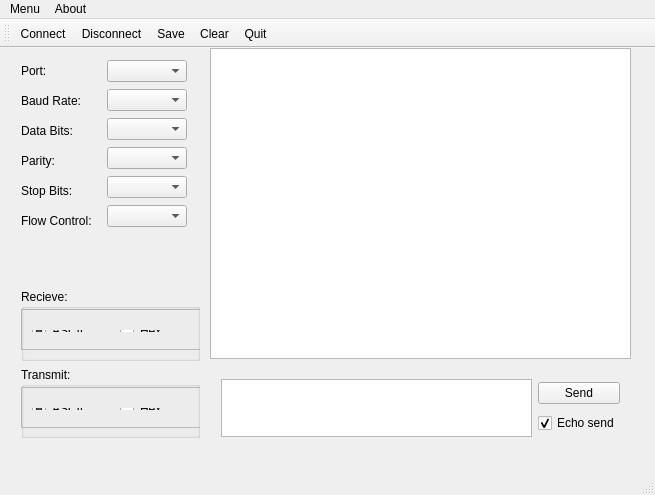
<?xml version="1.0" encoding="UTF-8"?>
<ui version="4.0">
 <class>MainWindow</class>
 <widget class="QMainWindow" name="MainWindow">
  <property name="geometry">
   <rect>
    <x>0</x>
    <y>0</y>
    <width>655</width>
    <height>495</height>
   </rect>
  </property>
  <property name="windowTitle">
   <string>Serial Port</string>
  </property>
  <widget class="QWidget" name="centralWidget">
   <widget class="QWidget" name="layoutWidget">
    <property name="geometry">
     <rect>
      <x>10</x>
      <y>0</y>
      <width>188</width>
      <height>196</height>
     </rect>
    </property>
    <layout class="QHBoxLayout" name="horizontalLayout">
     <item>
      <layout class="QVBoxLayout" name="verticalLayout_2">
       <item>
        <widget class="QLabel" name="portLable">
         <property name="text">
          <string>Port:</string>
         </property>
        </widget>
       </item>
       <item>
        <widget class="QLabel" name="BaudRateLable">
         <property name="text">
          <string>Baud Rate:</string>
         </property>
        </widget>
       </item>
       <item>
        <widget class="QLabel" name="dataBitsLable">
         <property name="text">
          <string>Data Bits:</string>
         </property>
        </widget>
       </item>
       <item>
        <widget class="QLabel" name="ParityLable">
         <property name="text">
          <string>Parity:</string>
         </property>
        </widget>
       </item>
       <item>
        <widget class="QLabel" name="stopBitsLable">
         <property name="text">
          <string>Stop Bits:</string>
         </property>
        </widget>
       </item>
       <item>
        <widget class="QLabel" name="flowcontrolLable">
         <property name="text">
          <string>Flow Control:</string>
         </property>
        </widget>
       </item>
      </layout>
     </item>
     <item>
      <layout class="QVBoxLayout" name="verticalLayout">
       <item>
        <widget class="QComboBox" name="portNameBox"/>
       </item>
       <item>
        <widget class="QComboBox" name="baudRateBox"/>
       </item>
       <item>
        <widget class="QComboBox" name="dataBitBox"/>
       </item>
       <item>
        <widget class="QComboBox" name="parityBox"/>
       </item>
       <item>
        <widget class="QComboBox" name="stopBitBox"/>
       </item>
       <item>
        <widget class="QComboBox" name="flowcontrlBox"/>
       </item>
      </layout>
     </item>
    </layout>
   </widget>
   <widget class="QTextBrowser" name="textBrowser">
    <property name="geometry">
     <rect>
      <x>210</x>
      <y>0</y>
      <width>421</width>
      <height>311</height>
     </rect>
    </property>
   </widget>
   <widget class="QWidget" name="layoutWidget">
    <property name="geometry">
     <rect>
      <x>210</x>
      <y>320</y>
      <width>421</width>
      <height>80</height>
     </rect>
    </property>
    <layout class="QHBoxLayout" name="horizontalLayout_2">
     <item>
      <widget class="QTextEdit" name="dataToSendEdit"/>
     </item>
     <item>
      <layout class="QVBoxLayout" name="verticalLayout_3">
       <item>
        <widget class="QPushButton" name="sendButton">
         <property name="text">
          <string>Send</string>
         </property>
        </widget>
       </item>
       <item>
        <widget class="QCheckBox" name="echoSendCheckBox">
         <property name="text">
          <string>Echo send</string>
         </property>
         <property name="checked">
          <bool>true</bool>
         </property>
        </widget>
       </item>
      </layout>
     </item>
    </layout>
   </widget>
   <widget class="QWidget" name="layoutWidget">
    <property name="geometry">
     <rect>
      <x>10</x>
      <y>230</y>
      <width>201</width>
      <height>171</height>
     </rect>
    </property>
    <layout class="QVBoxLayout" name="verticalLayout_4">
     <item>
      <widget class="QGroupBox" name="rxConfigGroup">
       <property name="title">
        <string>Recieve:</string>
       </property>
       <widget class="QFrame" name="frame">
        <property name="geometry">
         <rect>
          <x>0</x>
          <y>20</y>
          <width>191</width>
          <height>41</height>
         </rect>
        </property>
        <property name="frameShape">
         <enum>QFrame::StyledPanel</enum>
        </property>
        <property name="frameShadow">
         <enum>QFrame::Raised</enum>
        </property>
        <widget class="QWidget" name="layoutWidget">
         <property name="geometry">
          <rect>
           <x>0</x>
           <y>10</y>
           <width>191</width>
           <height>24</height>
          </rect>
         </property>
         <layout class="QHBoxLayout" name="horizontalLayout_3">
          <item>
           <widget class="QRadioButton" name="rxAsciiChecked">
            <property name="text">
             <string>ASCII</string>
            </property>
            <property name="checked">
             <bool>true</bool>
            </property>
           </widget>
          </item>
          <item>
           <widget class="QRadioButton" name="rxHexChecked">
            <property name="layoutDirection">
             <enum>Qt::LeftToRight</enum>
            </property>
            <property name="text">
             <string>Hex</string>
            </property>
           </widget>
          </item>
         </layout>
        </widget>
       </widget>
      </widget>
     </item>
     <item>
      <widget class="QGroupBox" name="txConfigGroup">
       <property name="title">
        <string>Transmit:</string>
       </property>
       <widget class="QFrame" name="frame_2">
        <property name="geometry">
         <rect>
          <x>0</x>
          <y>20</y>
          <width>191</width>
          <height>41</height>
         </rect>
        </property>
        <property name="frameShape">
         <enum>QFrame::StyledPanel</enum>
        </property>
        <property name="frameShadow">
         <enum>QFrame::Raised</enum>
        </property>
        <widget class="QWidget" name="layoutWidget">
         <property name="geometry">
          <rect>
           <x>0</x>
           <y>10</y>
           <width>191</width>
           <height>24</height>
          </rect>
         </property>
         <layout class="QHBoxLayout" name="horizontalLayout_4">
          <item>
           <widget class="QRadioButton" name="txAsciiChecked">
            <property name="text">
             <string>ASCII</string>
            </property>
            <property name="checked">
             <bool>true</bool>
            </property>
           </widget>
          </item>
          <item>
           <widget class="QRadioButton" name="txHexChecked">
            <property name="text">
             <string>Hex</string>
            </property>
           </widget>
          </item>
         </layout>
        </widget>
       </widget>
      </widget>
     </item>
    </layout>
   </widget>
   <zorder>layoutWidget</zorder>
   <zorder>layoutWidget</zorder>
   <zorder>textBrowser</zorder>
   <zorder>layoutWidget</zorder>
  </widget>
  <widget class="QMenuBar" name="menuBar">
   <property name="geometry">
    <rect>
     <x>0</x>
     <y>0</y>
     <width>655</width>
     <height>28</height>
    </rect>
   </property>
   <widget class="QMenu" name="menuMenu">
    <property name="title">
     <string>Menu</string>
    </property>
    <addaction name="actionConnect"/>
    <addaction name="actionDisconnect"/>
    <addaction name="separator"/>
    <addaction name="actionSave"/>
    <addaction name="actionClear"/>
    <addaction name="separator"/>
    <addaction name="actionQuit"/>
   </widget>
   <widget class="QMenu" name="menuAbout">
    <property name="title">
     <string>About</string>
    </property>
    <addaction name="actionAbout"/>
   </widget>
   <addaction name="menuMenu"/>
   <addaction name="menuAbout"/>
  </widget>
  <widget class="QToolBar" name="mainToolBar">
   <attribute name="toolBarArea">
    <enum>TopToolBarArea</enum>
   </attribute>
   <attribute name="toolBarBreak">
    <bool>false</bool>
   </attribute>
   <addaction name="actionConnect"/>
   <addaction name="actionDisconnect"/>
   <addaction name="actionSave"/>
   <addaction name="actionClear"/>
   <addaction name="actionQuit"/>
  </widget>
  <widget class="QStatusBar" name="statusBar"/>
  <action name="actionConnect">
   <property name="icon">
    <iconset resource="../../../../opt/qt/Qt5.6.0/Examples/Qt-5.6/qtserialport/serialport/terminal/terminal.qrc">
     <normaloff>:/images/connect.png</normaloff>:/images/connect.png</iconset>
   </property>
   <property name="text">
    <string>Connect</string>
   </property>
   <property name="toolTip">
    <string>Connect</string>
   </property>
  </action>
  <action name="actionDisconnect">
   <property name="icon">
    <iconset resource="../../../../opt/qt/Qt5.6.0/Examples/Qt-5.6/qtserialport/serialport/terminal/terminal.qrc">
     <normaloff>:/images/disconnect.png</normaloff>:/images/disconnect.png</iconset>
   </property>
   <property name="text">
    <string>Disconnect</string>
   </property>
   <property name="toolTip">
    <string>Disconnect</string>
   </property>
  </action>
  <action name="actionClear">
   <property name="icon">
    <iconset resource="../../../../opt/qt/Qt5.6.0/Examples/Qt-5.6/qtserialport/serialport/terminal/terminal.qrc">
     <normaloff>:/images/clear.png</normaloff>:/images/clear.png</iconset>
   </property>
   <property name="text">
    <string>Clear</string>
   </property>
   <property name="shortcut">
    <string>Ctrl+C</string>
   </property>
  </action>
  <action name="actionSave">
   <property name="icon">
    <iconset>
     <normaloff>:/images/save.png</normaloff>:/images/save.png</iconset>
   </property>
   <property name="text">
    <string>Save</string>
   </property>
   <property name="shortcut">
    <string>Ctrl+S</string>
   </property>
  </action>
  <action name="actionQuit">
   <property name="icon">
    <iconset resource="../../../../opt/qt/Qt5.6.0/Examples/Qt-5.6/qtserialport/serialport/terminal/terminal.qrc">
     <normaloff>:/images/application-exit.png</normaloff>:/images/application-exit.png</iconset>
   </property>
   <property name="text">
    <string>Quit</string>
   </property>
   <property name="shortcut">
    <string>Ctrl+Q</string>
   </property>
  </action>
  <action name="actionAbout">
   <property name="text">
    <string>About</string>
   </property>
   <property name="toolTip">
    <string>About Author</string>
   </property>
  </action>
 </widget>
 <layoutdefault spacing="6" margin="11"/>
 <resources/>
 <connections/>
</ui>
